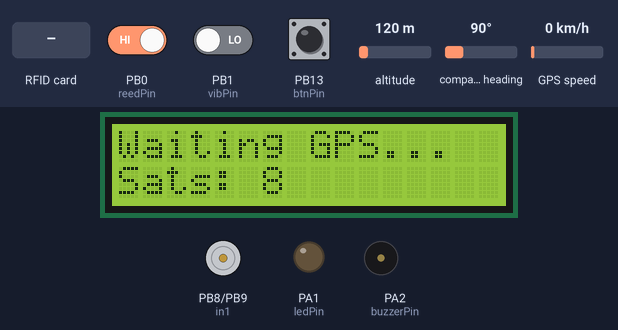
This sketch was run on a simulated STM32 Blue Pill. Parts: 16×2 character LCD, motor-driver pin pairs drawn as motors (green arrow = first pin HIGH = forward, orange = second pin HIGH = backward, longer = more drive), output pins drawn as LEDs (lit = HIGH), buzzer (waves = sounding, pin HIGH). The test bench sets the inputs (shaded band); at power-on: PB0 (reedPin) HIGH, PB1 (vibPin) LOW, PB13 (btnPin) HIGH, altitude 120 m, compass heading 90°, GPS speed 0 km/h. The GPS gets a fix after 3 s at 37.7749, -122.4194 with 8 satellites; the modem accepts every AT command (registered, SIM ready, sends succeed) and sends nothing else.

Above: at 6.4 s.
6.5 s: PB0 (reedPin) driven LOW
At 7.3 s:
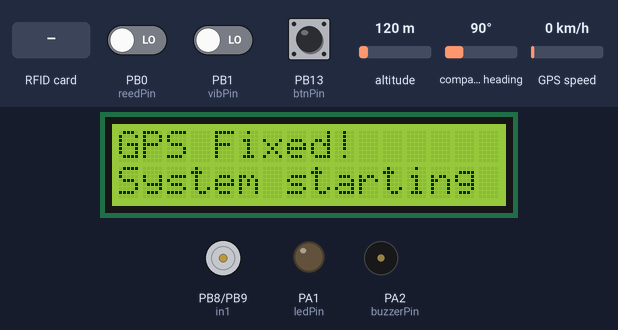
11.6 s: PB1 (vibPin) driven HIGH
At 13.1 s:
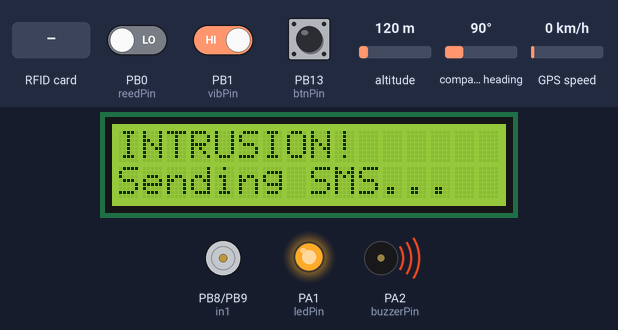
16.7 s: RFID card 4A F5 94 97 held to the reader
At 18.2 s:
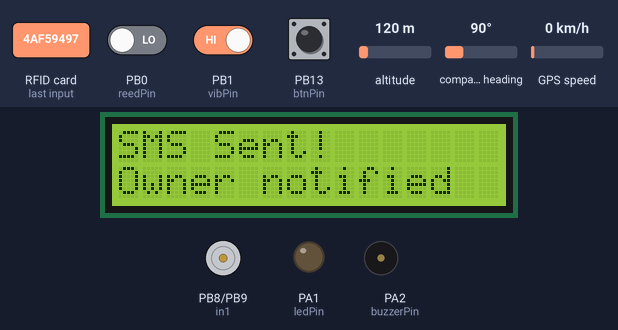
21.2 s: PB13 (btnPin) pulled LOW for 0.15 s
At 21.8 s:
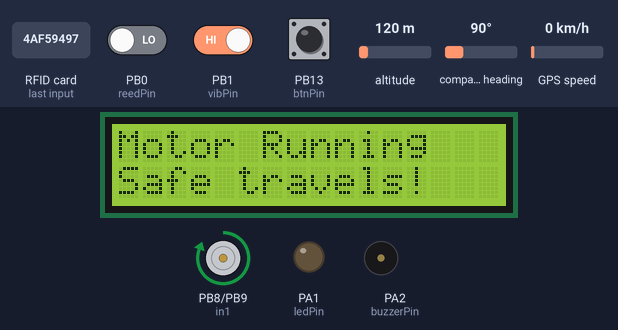
22.8 s: PB13 (btnPin) pulled LOW for 1 s
At 24.2 s:
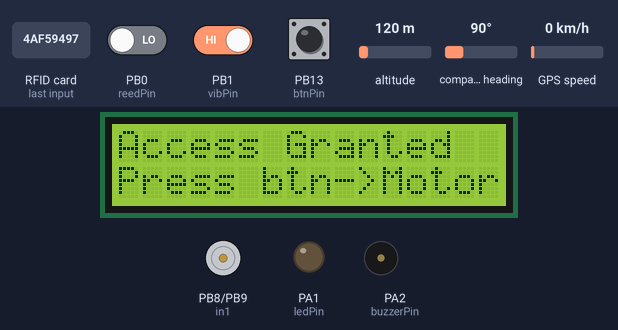
25.3 s: RFID card 5E 7A 19 C4 held to the reader
At 33.9 s:
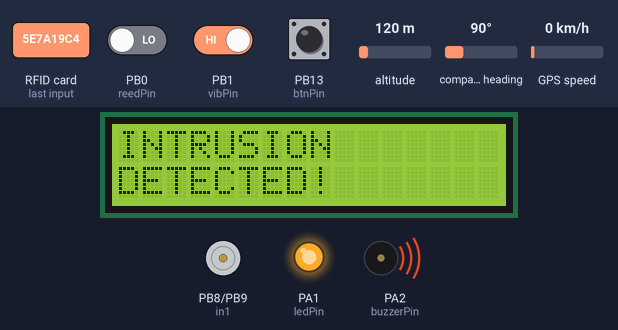
Timing chart, 0 to 34.9 s (numbered marks = the images above; inputs shaded):
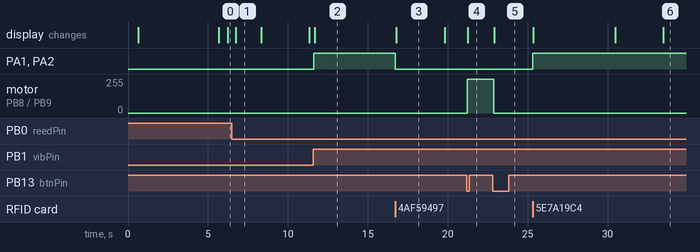

Measured:
- after the input at 6.5 s, PA1 (ledPin), PA2 (buzzerPin): stays LOW (without the input it goes to HIGH after 1.8 s)
- after the input at 11.6 s, PA1 (ledPin), PA2 (buzzerPin): LOW → HIGH at once; the display: changes after 0.08 s (image 2)
- after the input at 16.7 s, PA1 (ledPin), PA2 (buzzerPin): HIGH → LOW at once
- after the input at 21.2 s, motor on PB8 (in1) / PB9 (in2): stopped → forward 255/255 at once; the display: changes after 0.05 s (image 4)
- after the input at 22.8 s, motor on PB8 (in1) / PB9 (in2): forward 255/255 → stopped after 0.09 s; the display: changes after 0.11 s (image 5)
- after the input at 25.3 s, PA1 (ledPin), PA2 (buzzerPin): LOW → HIGH at once; the display: first changes after 0.05 s (image 6 shows a later state)
- what the display in image 1 shows lasts 1.5 s, from 6.8 s to 8.3 s

The sketch:

Stm_code.ino
```cpp
#include <SPI.h>
#include <MFRC522.h>
#include <Wire.h>
#include <hd44780.h>
#include <hd44780ioClass/hd44780_I2Cexp.h>
#include <TinyGPS++.h>
#include <SoftwareSerial.h>
#include <STM32FreeRTOS.h>


//  PIN DEFINITIONS

#define RST_PIN PA3
#define SS_PIN  PA4

const int in1       = PB8;
const int in2       = PB9;
const int buzzerPin = PA2;
const int ledPin    = PA1;
const int reedPin   = PB0;
const int vibPin    = PB1;
const int btnPin    = PB13;  // push button — motor start

//  OBJECTS
MFRC522        mfrc522(SS_PIN, RST_PIN);
hd44780_I2Cexp lcd;
HardwareSerial gsm(PA12, PA11);
HardwareSerial espSerial(PA10, PA9);
SoftwareSerial gpsSerial(PB4, PB5);
TinyGPSPlus    gps;


//  GLOBALS
byte authorizedUID[4] = {0x4A, 0xF5, 0x94, 0x97};

enum SystemState { ARMED, DISARMED, ENGINE_ON, ALARM };
volatile SystemState currentState = ARMED;
volatile bool   smsSent = false;
volatile double smsLat  = 0.0;
volatile double smsLon  = 0.0;
volatile bool   netOK   = false;

TaskHandle_t smsTaskHandle  = NULL;
TaskHandle_t mainTaskHandle = NULL;

//  GSM HELPERS — safe to call only from tasks
String gsmRead(uint32_t timeout) {
  String r = "";
  uint32_t t = millis();
  while (millis() - t < timeout) {
    while (gsm.available()) r += (char)gsm.read();
    vTaskDelay(pdMS_TO_TICKS(10));
  }
  return r;
}

bool gsmCMD(String cmd, String expected, uint32_t timeout) {
  while (gsm.available()) gsm.read();
  gsm.print(cmd + "\r\n");
  String buf = "";
  uint32_t t = millis();
  while (millis() - t < timeout) {
    if (gsm.available()) {
      buf += (char)gsm.read();
      if (buf.indexOf(expected) >= 0) return true;
      if (buf.indexOf("ERROR")  >= 0) return false;
    }
    vTaskDelay(pdMS_TO_TICKS(10));
  }
  return false;
}

bool isRegistered() {
  while (gsm.available()) gsm.read();
  gsm.print("AT+CREG?\r\n");
  String r = gsmRead(3000);
  return (r.indexOf(",1") >= 0 || r.indexOf(",5") >= 0);
}

bool isAlive() {
  while (gsm.available()) gsm.read();
  gsm.print("AT\r\n");
  String r = gsmRead(1000);
  return r.indexOf("OK") >= 0;
}

bool recoverNetwork() {
  if (!isAlive()) {
    gsm.begin(9600);
    vTaskDelay(pdMS_TO_TICKS(2000));
    if (!isAlive()) return false;
  }
  gsmCMD("ATE0",     "OK", 1000);
  vTaskDelay(pdMS_TO_TICKS(300));
  gsmCMD("AT+COPS=0","OK", 15000);
  vTaskDelay(pdMS_TO_TICKS(3000));
  for (uint8_t i = 0; i < 20; i++) {
    if (isRegistered()) return true;
    vTaskDelay(pdMS_TO_TICKS(3000));
  }
  return false;
}


//  SETUP-SAFE GSM HELPERS — use plain delay(), no vTaskDelay
//  Only call these from setup() before vTaskStartScheduler()

String gsmReadSetup(uint32_t timeout) {
  String r = "";
  uint32_t t = millis();
  while (millis() - t < timeout) {
    while (gsm.available()) r += (char)gsm.read();
    delay(10);  // plain delay — safe before scheduler
  }
  return r;
}

bool isRegisteredSetup() {
  while (gsm.available()) gsm.read();
  gsm.print("AT+CREG?\r\n");
  String r = gsmReadSetup(3000);
  return (r.indexOf(",1") >= 0 || r.indexOf(",5") >= 0);
}

//  CORE SMS SEND

bool sendSMS(const char* number, const char* message, String &outResp) {
  outResp = "";

  while (gsm.available()) gsm.read();
  gsm.print("AT\r\n");
  vTaskDelay(pdMS_TO_TICKS(1000));
  while (gsm.available()) gsm.read();

  gsm.print("ATE0\r\n");
  vTaskDelay(pdMS_TO_TICKS(1000));
  while (gsm.available()) gsm.read();

  bool textModeOK = false;
  for (int i = 0; i < 3; i++) {
    while (gsm.available()) gsm.read();
    gsm.print("AT+CMGF=1\r\n");
    String resp = "";
    uint32_t t2 = millis();
    while (millis() - t2 < 3000) {
      while (gsm.available()) resp += (char)gsm.read();
      if (resp.indexOf("OK")    >= 0) { textModeOK = true; break; }
      if (resp.indexOf("ERROR") >= 0) break;
      vTaskDelay(pdMS_TO_TICKS(10));
    }
    if (textModeOK) break;
    vTaskDelay(pdMS_TO_TICKS(1000));
  }

  if (!textModeOK) { outResp = "CMGF failed"; return false; }

  vTaskDelay(pdMS_TO_TICKS(2000));

  while (gsm.available()) gsm.read();
  gsm.print("AT+CMGS=\"");
  gsm.print(number);
  gsm.print("\"\r\n");

  String prompt = "";
  uint32_t t = millis();
  bool gotPrompt = false;
  while (millis() - t < 10000) {
    while (gsm.available()) prompt += (char)gsm.read();
    if (prompt.indexOf(">")     >= 0) { gotPrompt = true; break; }
    if (prompt.indexOf("ERROR") >= 0) { outResp = prompt; return false; }
    vTaskDelay(pdMS_TO_TICKS(10));
  }

  if (!gotPrompt) {
    outResp = prompt.length() > 0 ? prompt : "NO PROMPT";
    gsm.write(27);
    vTaskDelay(pdMS_TO_TICKS(1000));
    while (gsm.available()) gsm.read();
    return false;
  }

  vTaskDelay(pdMS_TO_TICKS(500));
  gsm.print(message);
  vTaskDelay(pdMS_TO_TICKS(500));
  gsm.write(26);

  t = millis();
  bool sent = false;
  while (millis() - t < 60000) {
    while (gsm.available()) outResp += (char)gsm.read();
    if (outResp.indexOf("+CMGS") >= 0) { sent = true; break; }
    if (outResp.indexOf("ERROR") >= 0) break;
    vTaskDelay(pdMS_TO_TICKS(100));
  }

  return sent;
}


//  LCD HELPER

void lcdPrint(const char* l1, const char* l2) {
  lcd.clear();
  lcd.setCursor(0, 0); lcd.print(l1);
  lcd.setCursor(0, 1); lcd.print(l2);
}


//  SET SYSTEM STATE

void setSystemState(SystemState newState) {
  currentState = newState;
  lcd.clear();

  if (newState == ARMED) {
    digitalWrite(in1,       LOW);
    digitalWrite(in2,       LOW);
    digitalWrite(ledPin,    LOW);
    digitalWrite(buzzerPin, LOW);
    smsSent = false;
    lcd.setCursor(0, 0); lcd.print("System Armed");
    lcd.setCursor(0, 1); lcd.print(netOK ? "Net:OK Scan crd" : "Net:-- Scan crd");
  }
  else if (newState == DISARMED) {
    digitalWrite(in1,       LOW);
    digitalWrite(in2,       LOW);
    digitalWrite(ledPin,    LOW);
    digitalWrite(buzzerPin, LOW);
    smsSent = false;
    lcd.setCursor(0, 0); lcd.print("Access Granted");
    lcd.setCursor(0, 1); lcd.print("Press btn->Motor");
  }
  else if (newState == ENGINE_ON) {
    digitalWrite(in1,       HIGH);
    digitalWrite(in2,       LOW);
    digitalWrite(ledPin,    LOW);
    digitalWrite(buzzerPin, LOW);
    smsSent = false;
    lcd.setCursor(0, 0); lcd.print("Motor Running");
    lcd.setCursor(0, 1); lcd.print("Safe travels!");
  }
  else if (newState == ALARM) {
    digitalWrite(in1,       LOW);
    digitalWrite(in2,       LOW);
    digitalWrite(ledPin,    HIGH);
    digitalWrite(buzzerPin, HIGH);
    smsSent = false;
    smsLat = gps.location.lat();
    smsLon = gps.location.lng();
    lcd.setCursor(0, 0); lcd.print("INTRUSION");
    lcd.setCursor(0, 1); lcd.print("DETECTED!");
  }
}


//  ESP32 COMMUNICATION

void readESP32Commands() {
  if (espSerial.available()) {
    String cmd = espSerial.readStringUntil('\n');
    cmd.trim();
    if      (cmd == "CMD:ARM")    setSystemState(ARMED);
    else if (cmd == "CMD:DISARM") setSystemState(DISARMED);
  }
}

void sendDataToESP32() {
  static unsigned long lastSend = 0;
  if (millis() - lastSend < 500) return;
  lastSend = millis();

  espSerial.print("STATUS:");
  if      (currentState == ARMED)     espSerial.println("ARMED");
  else if (currentState == DISARMED)  espSerial.println("DISARMED");
  else if (currentState == ENGINE_ON) espSerial.println("ENGINE_ON");
  else if (currentState == ALARM)     espSerial.println("ALARM");

  if (gps.location.isValid()) {
    espSerial.print("GPS:");
    espSerial.print(gps.location.lat(), 6);
    espSerial.print(",");
    espSerial.println(gps.location.lng(), 6);
  }

  espSerial.print("DOOR:");
  espSerial.println(digitalRead(reedPin) == HIGH ? "OPEN" : "CLOSED");

  espSerial.print("ENGINE:");
  espSerial.println(digitalRead(in1) == HIGH ? "ON" : "OFF");

  espSerial.print("NET:");
  espSerial.println(netOK ? "OK" : "LOST");
}


//  SMS + NETWORK MONITOR TASK

void smsSendTask(void *pvParameters) {
  const uint32_t NET_CHECK_INTERVAL = 30000;
  uint32_t lastNetCheck = 0;

  // First network check done here — scheduler is running now
  lcdPrint("Checking net...", "Please wait");
  netOK = isRegistered();
  if (!netOK) {
    netOK = recoverNetwork();
    if (netOK) gsmCMD("AT+CMGF=1", "OK", 3000);
  }
  // Update armed screen with real network status
  setSystemState(currentState);
  lastNetCheck = millis();

  while (1) {

    // PERIODIC NETWORK HEALTH CHECK
    if (millis() - lastNetCheck >= NET_CHECK_INTERVAL) {
      lastNetCheck = millis();
      bool wasOK = netOK;
      netOK = isRegistered();

      if (!netOK) {
        if (currentState != ALARM) {
          lcdPrint("Network LOST!", "Recovering...");
        }
        netOK = recoverNetwork();
        if (netOK) {
          gsmCMD("AT+CMGF=1", "OK", 3000);
          if (currentState != ALARM) {
            lcdPrint("Network back!", "");
            vTaskDelay(pdMS_TO_TICKS(2000));
          }
        } else {
          if (currentState != ALARM) {
            lcdPrint("No network!", "Retry in 30s");
            vTaskDelay(pdMS_TO_TICKS(2000));
          }
        }
        // Refresh state display with updated netOK
        if (currentState != ALARM) setSystemState(currentState);
      } else if (wasOK != netOK) {
        if (currentState != ALARM) setSystemState(currentState);
      }
    }

    // ALARM SMS SEND
    if (!smsSent && currentState == ALARM) {

      lcdPrint("INTRUSION!", "Sending SMS...");

      if (!netOK) {
        lcdPrint("INTRUSION!", "Recover net...");
        netOK = recoverNetwork();
        if (netOK) gsmCMD("AT+CMGF=1", "OK", 3000);
      }

      if (!netOK) {
        lcdPrint("INTRUSION!", "No net, retry..");
        vTaskDelay(pdMS_TO_TICKS(15000));
        lastNetCheck = 0;
        continue;
      }

      String msg = "ALERT: INTRUSION DETECTED! ";
      if (smsLat != 0.0 && smsLon != 0.0) {
        msg += "Lat: ";
        msg += String(smsLat, 6);
        msg += " Lon: ";
        msg += String(smsLon, 6);
        msg += " Maps: https://maps.google.com/?q=";
        msg += String(smsLat, 6);
        msg += ",";
        msg += String(smsLon, 6);
      } else {
        msg += "GPS not fixed at time of intrusion.";
      }

      String outResp = "";
      bool sent = sendSMS("+201128155622", msg.c_str(), outResp);

      if (sent) {
        smsSent = true;
        lcdPrint("SMS Sent!", "Owner notified");
        vTaskDelay(pdMS_TO_TICKS(3000));
        lcdPrint("INTRUSION", "DETECTED!");
      } else {
        lcdPrint("SMS Failed", "Retry in 15s...");
        vTaskDelay(pdMS_TO_TICKS(3000));
        lcdPrint("INTRUSION", "DETECTED!");
        vTaskDelay(pdMS_TO_TICKS(12000));
      }
    }

    vTaskDelay(pdMS_TO_TICKS(100));
  }
}


//  MAIN SYSTEM TASK

void mainTask(void *pvParameters) {
  bool lastBtnState = false;

  while (1) {
    while (gpsSerial.available() > 0) gps.encode(gpsSerial.read());

    readESP32Commands();
    sendDataToESP32();

    bool btnPressed = (digitalRead(btnPin) == LOW);

    // ARMED
    if (currentState == ARMED) {
      if (digitalRead(reedPin) == HIGH) {
        setSystemState(ALARM);
      }
      else if (digitalRead(vibPin) == HIGH) {
        setSystemState(ALARM);
      }
      else if (btnPressed && !lastBtnState) {
        lcdPrint("INTRUSION!", "Btn while armed");
        vTaskDelay(pdMS_TO_TICKS(1000));
        setSystemState(ALARM);
      }
    }

    // DISARMED
    else if (currentState == DISARMED) {
      if (btnPressed && !lastBtnState) {
        setSystemState(ENGINE_ON);
        vTaskDelay(pdMS_TO_TICKS(500)); // debounce after state change
      }
    }

    // ENGINE_ON
    else if (currentState == ENGINE_ON) {
      if (btnPressed && !lastBtnState) {
        mfrc522.PCD_Init(); // reset RFID so card works after
        setSystemState(DISARMED);
        vTaskDelay(pdMS_TO_TICKS(500)); // debounce after state change
      }
    }

    // RFID
    if (mfrc522.PICC_IsNewCardPresent() && mfrc522.PICC_ReadCardSerial()) {
      bool accessGranted = true;
      for (byte i = 0; i < 4; i++) {
        if (i >= mfrc522.uid.size ||
            mfrc522.uid.uidByte[i] != authorizedUID[i]) {
          accessGranted = false;
          break;
        }
      }

      if (accessGranted) {
        if (currentState == ARMED || currentState == ALARM) {
          setSystemState(DISARMED);
        }
        else if (currentState == DISARMED) {
          setSystemState(ARMED);
        }
        else if (currentState == ENGINE_ON) {
          setSystemState(ARMED);
        }
        vTaskDelay(pdMS_TO_TICKS(1000));
      } else {
        setSystemState(ALARM);
        vTaskDelay(pdMS_TO_TICKS(1000));
      }

      mfrc522.PICC_HaltA();
      mfrc522.PCD_StopCrypto1();
    }

    // lastBtnState MUST be here — after all state changes this loop
    lastBtnState = btnPressed;
    vTaskDelay(pdMS_TO_TICKS(10));
  }
}


//  SETUP

void setup() {
  Wire.setSDA(PB7);
  Wire.setSCL(PB6);
  Wire.begin();

  lcd.begin(16, 2);
  lcd.backlight();
  lcdPrint("Boot: LCD OK", "");
  delay(500);

  Serial.begin(9600);
  gsm.begin(9600);
  gpsSerial.begin(9600);
  espSerial.begin(9600);

  SPI.begin();
  mfrc522.PCD_Init();

  pinMode(in1,       OUTPUT);
  pinMode(in2,       OUTPUT);
  pinMode(buzzerPin, OUTPUT);
  pinMode(ledPin,    OUTPUT);
  pinMode(reedPin,   INPUT_PULLUP);
  pinMode(vibPin,    INPUT);
  pinMode(btnPin,    INPUT_PULLUP);

  digitalWrite(in1,       LOW);
  digitalWrite(in2,       LOW);
  digitalWrite(buzzerPin, LOW);
  digitalWrite(ledPin,    LOW);

  // GSM wake-up — plain delay() only, no isRegistered() here
  lcdPrint("GSM Init...", "Please wait");
  delay(3000);
  gsm.print("AT\r\n");        delay(1000);
  gsm.print("ATE0\r\n");      delay(500);
  gsm.print("AT+CMGF=1\r\n"); delay(500);
  while (gsm.available()) gsm.read();
  lcdPrint("GSM Init...", "Done");
  delay(500);
  // NOTE: Network check is done inside smsSendTask after
  // scheduler starts — no isRegistered() call here

  // GPS wait — 60s max, plain delay()
  lcdPrint("Waiting GPS...", "Sats: 0");
  uint32_t gpsTimeout = millis();
  while (!gps.location.isValid() && millis() - gpsTimeout < 60000) {
    while (gpsSerial.available() > 0) gps.encode(gpsSerial.read());
    lcd.setCursor(0, 1);
    lcd.print("Sats: ");
    lcd.print(gps.satellites.isValid() ? (int)gps.satellites.value() : 0);
    lcd.print("        ");
    delay(500);
  }
  lcdPrint(gps.location.isValid() ? "GPS Fixed!" : "GPS No fix",
           gps.location.isValid() ? "System starting" : "SMS without loc");
  delay(1500);

  setSystemState(ARMED);

  xTaskCreate(mainTask,    "Main", 384, NULL, 1, &mainTaskHandle);
  xTaskCreate(smsSendTask, "SMS",  512, NULL, 2, &smsTaskHandle);

  vTaskStartScheduler();
}

void loop() {}
```
